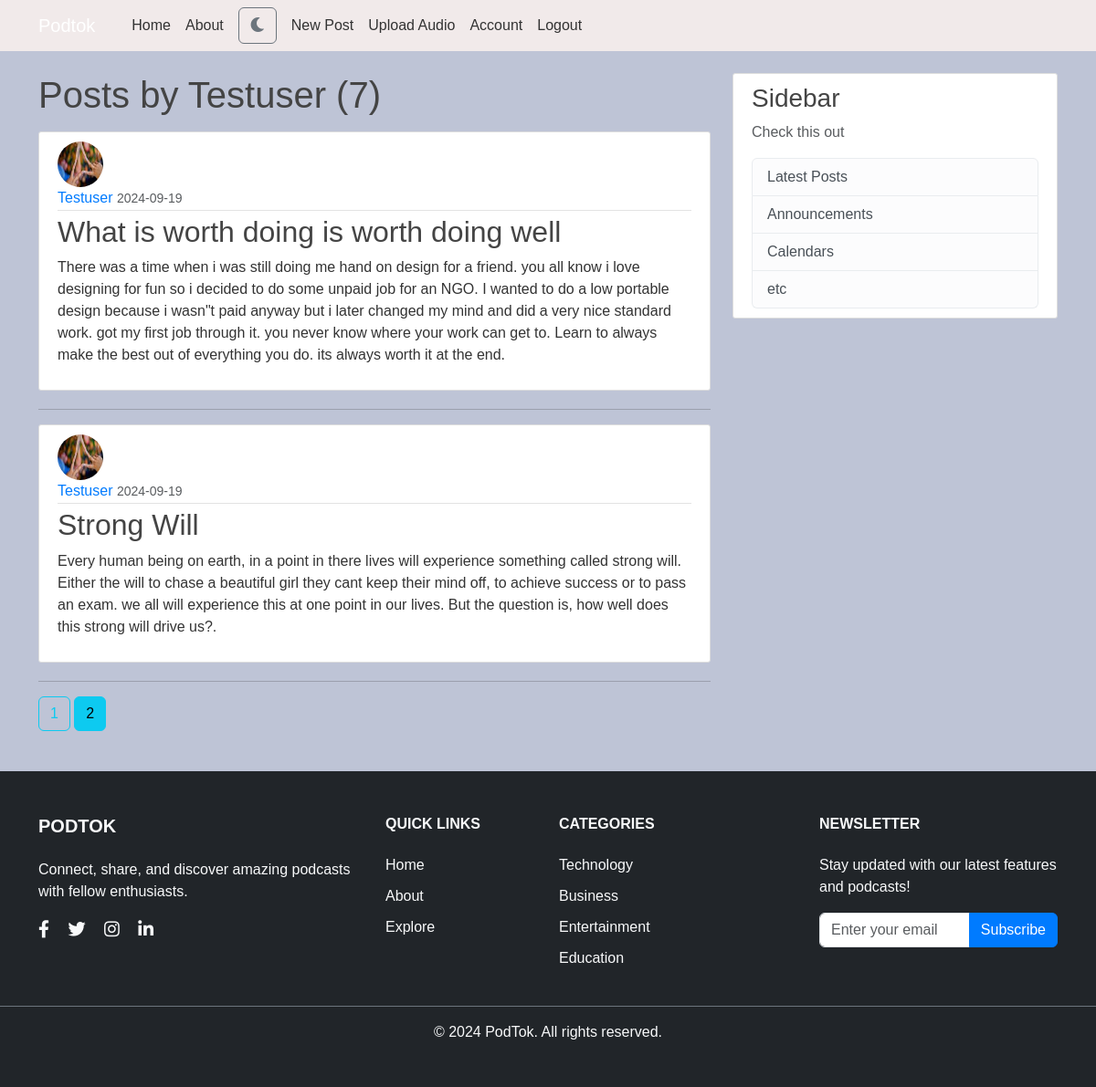
The app's page /user/Testuser?page=2 (signed in) with its own data.
### podtok/models.py (models this page shows, shortened)
class User(db.Model, UserMixin):
    id = db.Column(db.Integer, primary_key=True)
    username = db.Column(db.String(20), unique=True, nullable=False)
    email = db.Column(db.String(120), unique=True, nullable=False)
    image_file = db.Column(db.String(20), nullable=False, default='default.jpg')
    password = db.Column(db.String(60), nullable=False)
    bio = db.Column(db.Text)
    join_date = db.Column(db.DateTime, nullable=False, default=datetime.utcnow)
    dark_mode = db.Column(db.Boolean, default=False)
    profile_pic_privacy = db.Column(db.String(20), default='public')
    notification = db.Column(db.Boolean, default=False)
    email_notifications = db.Column(db.Boolean, default=True)
    push_notifications = db.Column(db.Boolean, default=True)
    phone_number = db.Column(db.String(15), nullable=True)
    posts = db.relationship('Post', backref='author', lazy=True)
    podcasts = db.relationship('Podcast', backref='creator', lazy=True)
    audios = db.relationship('Audio', backref='author', lazy=True)

class Post(db.Model):
    id = db.Column(db.Integer, primary_key=True)
    user_id = db.Column(db.Integer, db.ForeignKey('user.id'), nullable=False)
    title = db.Column(db.String(100), nullable=False)
    content = db.Column(db.Text, nullable=False)
    date_posted = db.Column(db.DateTime, nullable=False, default=datetime.utcnow)

### podtok/users/routes.py (the view)
@users.route("/user/<string:username>")
def user_posts(username):
    page = request.args.get('page', 1, type=int)
    user = User.query.filter_by(username=username).first_or_404()
    posts = Post.query.filter_by(author=user)\
        .order_by(Post.date_posted.desc())\
        .paginate(page=page, per_page=5)
    return render_template('user_posts.html', posts=posts, user=user)

### podtok/models.py (called while the page is built)
@login_manager.user_loader
def load_user(user_id):
    return User.query.get(int(user_id))

### podtok/templates/user_posts.html
{% extends "base.html" %}
{% block content %}
    <h1 class="mb-3">Posts by {{ user.username }} ({{ posts.total }})</h1>
    {% for post in posts.items %}
        <article class="media content-section">
            <img class="rounded-circle article-img" src="{{ url_for('static', filename='profile_pics/' + post.author.image_file) }}" alt="{{ post.author.username }}'s profile picture" style="width:50px;height:50px;border-radius:50%;">
            <div class="media-body">
                <div class="article-metadata">
                    <a class="mr-2" href="{{ url_for('users.user_posts', username=post.author.username) }}">{{ post.author.username }}</a>
                    <small class="text-muted">{{ post.date_posted.strftime('%Y-%m-%d') }}</small>
                </div>
                <h2><a class="article-title" href="{{ url_for('posts.post', post_id=post.id) }}">{{ post.title }}</a></h2>
                <p class="article-content">{{ post.content }}</p>
            </div>
        </article>
        <hr>
    {% endfor %}
    {% for page_num in posts.iter_pages(left_edge=1, right_edge=1, left_current=1, right_current=2) %}
      {% if page_num %}
        {% if posts.page == page_num %}
          <a class="btn btn-info mb-4" href="{{ url_for('users.user_posts', username=user.username, page=page_num) }}">{{ page_num }}</a>
        {% else %}
          <a class="btn btn-outline-info mb-4" href="{{ url_for('users.user_posts', username=user.username, page=page_num) }}">{{ page_num }}</a>
        {% endif%}
      {% else %}
        <span>...</span>
      {% endif %}
    {% endfor %}
{% endblock content %}

### podtok/static/main.css (style rules this page uses)
body { background: var(--background-color); color: var(--text-color); margin-top: 5rem; font-family: Arial, sans-serif; }
h1, h2, h3, h4, h5, h6 { color: var(--heading-color); }
a { color: var(--link-color); text-decoration: none; }
:root { --background-color: #bec4d6; --text-color: #333333; --heading-color: #444444; --link-color: #007bff; --link-hover-color: #0056b3; --card-background: #ffffff; --footer-background: #f8f9fa; }
.content-section { background: var(--card-background); padding: 10px 20px; border: 1px solid #dddddd; border-radius: 3px; margin-bottom: 20px; }
.article-title { color: var(--heading-color); }
.article-content { white-space: pre-line; }
.article-img { height: 65px; width: 65px; margin-right: 16px; }
.rounded-circle { border-radius: 50% !important; }
.article-metadata { padding-bottom: 1px; margin-bottom: 4px; border-bottom: 1px solid #e3e3e3; }

### records on screen
User: username "Testuser"
Post: image_file (picture), author.username "Testuser", date_posted "2024-09-19", title "What is worth doing is worth doing well", content "There was a time when i was still doing me hand on design for a friend. you all know i love designing for fun so i decided to do some unpaid job for an NGO. I wanted to do a low portable design because i wasn\"t paid anyway but i later changed my mind and did a very nice standard work. got my first job through it. you never know where your work can get to. Learn to always make the best out of everything you do. its always worth it at the end."
Post: image_file (picture), author.username "Testuser", date_posted "2024-09-19", title "Strong Will", content "Every human being on earth, in a point in there lives will experience something called strong will. Either the will to chase a beautiful girl they cant keep their mind off, to achieve success or to pass an exam. we all will experience this at one point in our lives. But the question is, how well does this strong will drive us?."

### other values on screen
{{ posts.total }} "7"
{{ page_num }} "1"
{{ page_num }} "2"
